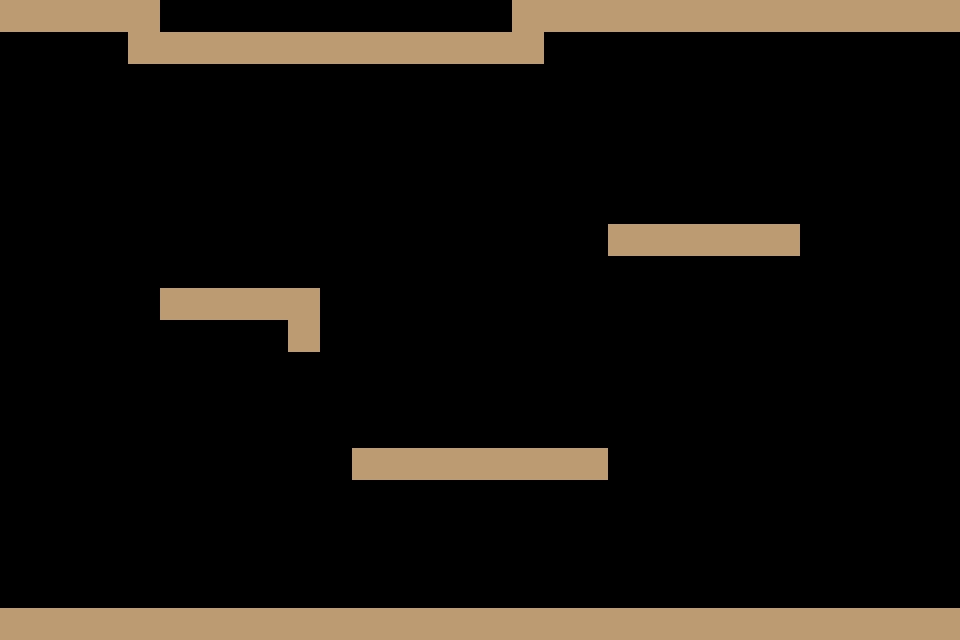

Tiled map render using the project's own tile images. Description and the map definition, with tile-layer contents summarised, below:
An orthogonal 30x20 tile map with 32x32 px tiles, 1 tile layer (mainLayer).

<map version="1.0" tiledversion="1.1.3" orientation="orthogonal" renderorder="right-down" width="30" height="20" tilewidth="32" tileheight="32" infinite="0" nextobjectid="1">
 <tileset firstgid="1" name="ak's_assets_0" tilewidth="32" tileheight="32" tilecount="504" columns="24">
  <image source="ak's_assets_0.png" width="768" height="672" />
 </tileset>
 <layer name="mainLayer" width="30" height="20">
  <data>[600 cells, 82 non-empty, 1 distinct tile ids]</data>
 </layer>
</map>
